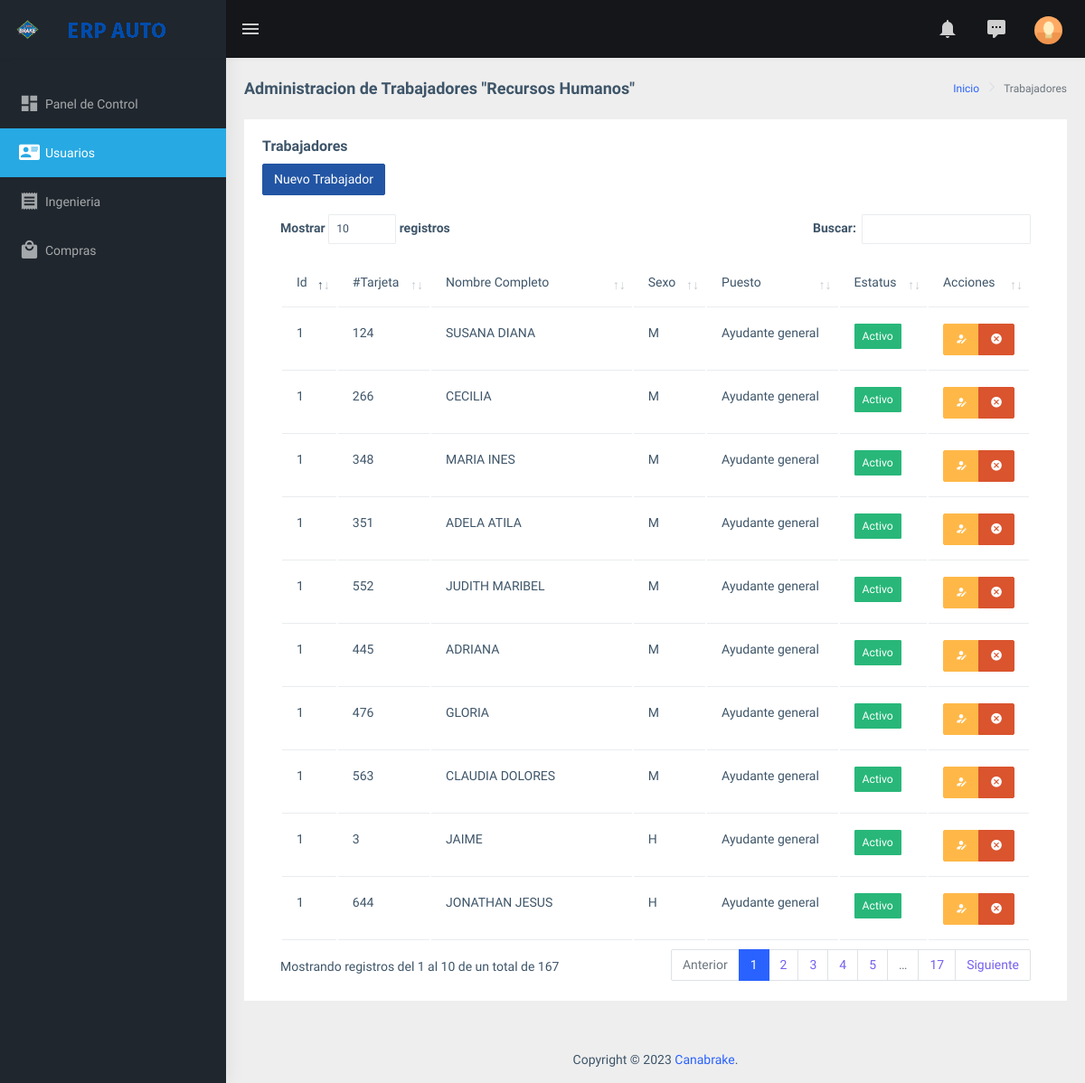
Screenshot of /rh_usuarios (signed in) with the database file from the repository.
### tables this page shows
CREATE TABLE `trabajadores` (
  `id` int(11) NOT NULL,
  `numTarjeta` int(4) NOT NULL,
  `nombre` varchar(70) NOT NULL,
  `apellido` varchar(70) NOT NULL,
  `sexo` char(2) NOT NULL,
  `foto` varchar(255) DEFAULT NULL,
  `nota` text DEFAULT NULL,
  `password` varchar(100) DEFAULT NULL,
  `accesoPanel` tinyint(1) NOT NULL DEFAULT 0,
  `sistemaPerfil` varchar(50) DEFAULT NULL,
  `idPuesto` int(11) NOT NULL,
  `idEstatus` int(11) NOT NULL
);

CREATE TABLE `puestos` (
  `id` int(11) NOT NULL,
  `puesto` varchar(100) NOT NULL,
  `descripcion` text DEFAULT NULL
);

CREATE TABLE `estatus` (
  `id` int(11) NOT NULL,
  `estatus` varchar(50) NOT NULL,
  `tabla` varchar(40) NOT NULL,
  `descripcion` varchar(255) DEFAULT NULL
);

### controllers/plantilla.controller.php (called while the page is built)
<?php
class ControladorPlantilla{
    static public function ctrPlantilla(){
        include "views/plantilla.php";
    }
}
?>

### index.php (called while the page is built, shortened)
<?php
require_once "controllers/plantilla.controller.php";
require_once "controllers/usuarios.controller.php";
require_once "controllers/ingenieria.controller.php";
require_once "models/usuarios.models.php";
$plantilla = new ControladorPlantilla();
$plantilla -> ctrPlantilla();

### controllers/usuarios.controller.php (called while the page is built, shortened)
<?php
class ControladorUsuarios{
    static public function ctrMostrarTrabajadores($columna,$valor){
        $tabla = "trabajadores";
        $respuesta = ModeloUsuarios::mdlMostrarUsuarios($tabla, $columna, $valor);
        return $respuesta;
    }
}

### models/conexion.php (called while the page is built)
<?php
class Conexion
	{
		static public function conectar(){
			$con = new PDO("mysql:host=127.0.0.1;dbname=erp_auto",
			            "root",
			            "");
			$con->exec("set names utf8");
			return $con;
		}
	}

### models/usuarios.models.php (called while the page is built, shortened)
<?php
    include_once 'conexion.php';
class ModeloUsuarios{
    static public function mdlMostrarUsuarios($tabla, $columna, $valor){
        if($columna != null){
            $stmt = Conexion::conectar()->prepare("SELECT TB.*, pu.puesto, pu.descripcion AS 'puDescripcion', ES.estatus, ES.descripcion AS 'esDescripcion' FROM $tabla TB JOIN puestos PU ON TB.idPuesto=PU.id JOIN estatus ES ON TB.idEstatus=ES.id WHERE TB.$columna = :$columna");
            $stmt -> bindParam(":".$columna,$valor, PDO::PARAM_STR);
            $stmt -> execute();
            return $stmt -> fetch();
        }else{
            $stmt = Conexion::conectar()->prepare("SELECT TB.*, pu.puesto, pu.descripcion AS 'puDescripcion', ES.estatus, ES.descripcion AS 'esDescripcion' FROM $tabla TB JOIN puestos PU ON TB.idPuesto=PU.id JOIN estatus ES ON TB.idEstatus=ES.id");
            $stmt -> execute();
            return $stmt -> fetchAll();
        }
    }
}

### views/modulos/rh_usuarios.php (the view, shortened to what this page needs)
<div class="page-breadcrumb">
        <div class="row">
            <div class="col-12 d-flex no-block align-items-center">
                <h4 class="page-title">Administracion de Trabajadores "Recursos Humanos"</h4>
                <div class="ms-auto text-end">
                    <nav aria-label="breadcrumb">
                        <ol class="breadcrumb">
                        <li class="breadcrumb-item"><a href="arb_inicio">Inicio</a></li>
                        <li class="breadcrumb-item active" aria-current="page">Trabajadores</li>
                        </ol>
                    </nav>
                </div>
            </div>
        </div>
    </div>
<div class="container-fluid">
<div class="row">
        <div class="col-12">
            <div class="card">
                <div class="card-body">
                    <h5 class="card-title">
                        Trabajadores
                    </h5>
                    <button class="btn btn-info" id="btnAgregarNuevoTrabajador">Nuevo Trabajador</button>
                    <br>
                    <br>
                    <div class="table-responsive">
                        <table class="tablas table" style="width:100%" >
                            <thead>
                                <tr>
                                    <th>Id</th>
                                    <th>#Tarjeta</th>
                                    <th>Nombre Completo</th>
                                    <th>Sexo</th>
                                    <th>Puesto</th>
                                    <th>Estatus</th>
                                    <th>Acciones</th>
                                </tr>
                            </thead>
                            <tbody>
                                <?php
                                $columna = null;
                                $valor =  null;
                                $Trabajadores = ControladorUsuarios::ctrMostrarTrabajadores($columna,$valor);
                                foreach($Trabajadores as $key =>$value){
                                    echo '
                                    <tr>
                                        <td>1</td>
                                        <td>'.$value["numTarjeta"].'</td>
                                        <td>'.$value["nombre"].'</td>
                                        <td>'.$value["sexo"].'</td>
                                        <td>'.$value["puesto"].'</td>';
                                        if($value["estatus"] == "Activo"){
                                            echo '<td><button type="button" class="btn btn-success btn-sm text-white">'.$value["estatus"].'</button></td>';
                                        }else{
                                            echo '<td><button type="button" class="btn btn-danger btn-sm text-white">'.$value["estatus"].'</button></td>';
                                        }
                                        echo'
                                        <td>
                                            <div class="btn-group">
                                                <button type="button" data-bs-toggle="modal" data-bs-target="#modalEditarTrabajador" class="btn btn-warning btnEditarTrabajador" idTrabajador="'.$value["id"].'"><i class="mdi mdi-account-edit" ></i></button>
                                                <button type="button" class="btn btn-danger btnEliminarTrabajador" idTrabajador="'.$value["id"].'" foto="'.$value["foto"].'" numTarjeta="'.$value["numTarjeta"].'"><i class="mdi mdi-close-circle"></i></button>
                                            </div>
                                        </td>
                                    </tr>';
                                }
                                ?>
                            </tbody>
                        </table>
                    </div>
                </div>
            </div>
        </div>
    </div>
</div>

### rows the page displays
trabajadores: numTarjeta "124", nombre "SUSANA DIANA", sexo "M", idPuesto.puesto "Ayudante general", idEstatus.estatus "Activo"
trabajadores: numTarjeta "266", nombre "CECILIA", sexo "M", idPuesto.puesto "Ayudante general", idEstatus.estatus "Activo"
trabajadores: numTarjeta "348", nombre "MARIA INES", sexo "M", idPuesto.puesto "Ayudante general", idEstatus.estatus "Activo"
trabajadores: numTarjeta "351", nombre "ADELA ATILA", sexo "M", idPuesto.puesto "Ayudante general", idEstatus.estatus "Activo"
trabajadores: numTarjeta "552", nombre "JUDITH MARIBEL", sexo "M", idPuesto.puesto "Ayudante general", idEstatus.estatus "Activo"
trabajadores: numTarjeta "445", nombre "ADRIANA", sexo "M", idPuesto.puesto "Ayudante general", idEstatus.estatus "Activo"
trabajadores: numTarjeta "476", nombre "GLORIA", sexo "M", idPuesto.puesto "Ayudante general", idEstatus.estatus "Activo"
trabajadores: numTarjeta "563", nombre "CLAUDIA DOLORES", sexo "M", idPuesto.puesto "Ayudante general", idEstatus.estatus "Activo"
trabajadores: numTarjeta "3", nombre "JAIME", sexo "H", idPuesto.puesto "Ayudante general", idEstatus.estatus "Activo"
trabajadores: numTarjeta "644", nombre "JONATHAN JESUS", sexo "H", idPuesto.puesto "Ayudante general", idEstatus.estatus "Activo"
